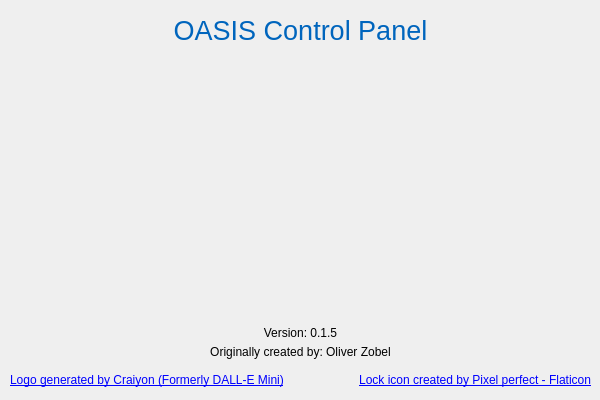
<?xml version="1.0" encoding="UTF-8"?>
<ui version="4.0">
 <class>Dialog</class>
 <widget class="QDialog" name="Dialog">
  <property name="geometry">
   <rect>
    <x>0</x>
    <y>0</y>
    <width>600</width>
    <height>400</height>
   </rect>
  </property>
  <property name="sizePolicy">
   <sizepolicy hsizetype="Fixed" vsizetype="Fixed">
    <horstretch>0</horstretch>
    <verstretch>0</verstretch>
   </sizepolicy>
  </property>
  <property name="minimumSize">
   <size>
    <width>600</width>
    <height>400</height>
   </size>
  </property>
  <property name="maximumSize">
   <size>
    <width>600</width>
    <height>400</height>
   </size>
  </property>
  <property name="contextMenuPolicy">
   <enum>Qt::NoContextMenu</enum>
  </property>
  <property name="windowTitle">
   <string>About OASIS Control Panel</string>
  </property>
  <widget class="QLabel" name="label">
   <property name="geometry">
    <rect>
     <x>0</x>
     <y>10</y>
     <width>601</width>
     <height>41</height>
    </rect>
   </property>
   <property name="font">
    <font>
     <pointsize>20</pointsize>
    </font>
   </property>
   <property name="cursor">
    <cursorShape>ArrowCursor</cursorShape>
   </property>
   <property name="text">
    <string>&lt;html&gt;&lt;head/&gt;&lt;body&gt;&lt;p&gt;&lt;span style=&quot; color:#0065bd;&quot;&gt;OASIS Control Panel&lt;/span&gt;&lt;/p&gt;&lt;/body&gt;&lt;/html&gt;</string>
   </property>
   <property name="alignment">
    <set>Qt::AlignCenter</set>
   </property>
   <property name="textInteractionFlags">
    <set>Qt::NoTextInteraction</set>
   </property>
  </widget>
  <widget class="QLabel" name="label_3">
   <property name="geometry">
    <rect>
     <x>0</x>
     <y>340</y>
     <width>601</width>
     <height>25</height>
    </rect>
   </property>
   <property name="text">
    <string>&lt;html&gt;&lt;head/&gt;&lt;body&gt;&lt;p&gt;Originally created by: Oliver Zobel&lt;/p&gt;&lt;/body&gt;&lt;/html&gt;</string>
   </property>
   <property name="alignment">
    <set>Qt::AlignCenter</set>
   </property>
  </widget>
  <widget class="QLabel" name="label_4">
   <property name="geometry">
    <rect>
     <x>0</x>
     <y>320</y>
     <width>601</width>
     <height>25</height>
    </rect>
   </property>
   <property name="text">
    <string>Version: 0.1.5</string>
   </property>
   <property name="alignment">
    <set>Qt::AlignCenter</set>
   </property>
  </widget>
  <widget class="QLabel" name="label_8">
   <property name="geometry">
    <rect>
     <x>290</x>
     <y>370</y>
     <width>301</width>
     <height>21</height>
    </rect>
   </property>
   <property name="text">
    <string>&lt;a href=&quot;https://www.flaticon.com/de/kostenlose-icons/sperren&quot; title=&quot;sperren Icons&quot;&gt;Lock icon created by Pixel perfect - Flaticon&lt;/a&gt;</string>
   </property>
   <property name="alignment">
    <set>Qt::AlignRight|Qt::AlignTrailing|Qt::AlignVCenter</set>
   </property>
  </widget>
  <widget class="QLabel" name="label_2">
   <property name="geometry">
    <rect>
     <x>170</x>
     <y>60</y>
     <width>256</width>
     <height>256</height>
    </rect>
   </property>
   <property name="contextMenuPolicy">
    <enum>Qt::CustomContextMenu</enum>
   </property>
   <property name="text">
    <string/>
   </property>
   <property name="pixmap">
    <pixmap resource="UI_resources.qrc">:/Icons/resources/icons/256x256.png</pixmap>
   </property>
   <property name="scaledContents">
    <bool>true</bool>
   </property>
  </widget>
  <widget class="QLabel" name="label_5">
   <property name="geometry">
    <rect>
     <x>10</x>
     <y>370</y>
     <width>291</width>
     <height>21</height>
    </rect>
   </property>
   <property name="text">
    <string>&lt;a href=&quot;https://www.craiyon.com/&quot; title=&quot;Craiyon&quot;&gt;Logo generated by Craiyon (Formerly DALL-E Mini)&lt;/a&gt;</string>
   </property>
  </widget>
 </widget>
 <resources>
  <include location="UI_resources.qrc"/>
 </resources>
 <connections/>
</ui>
